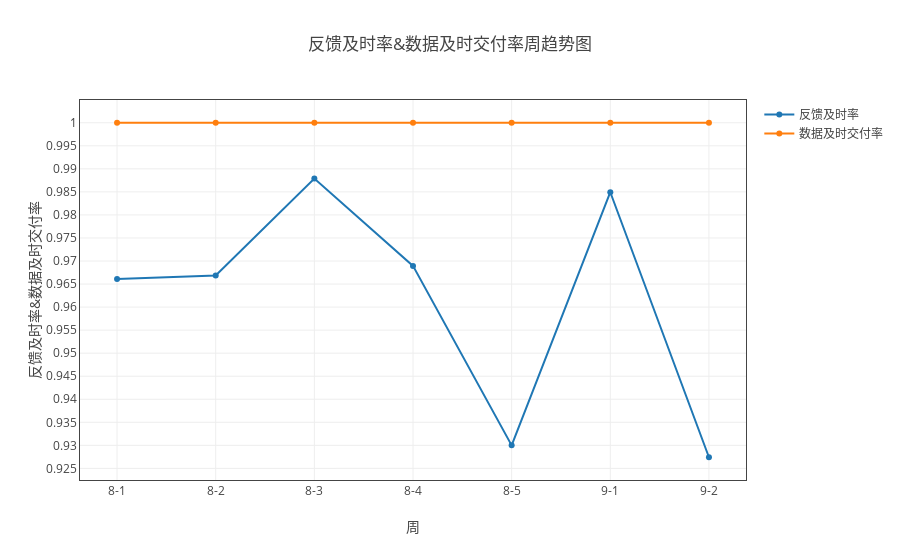
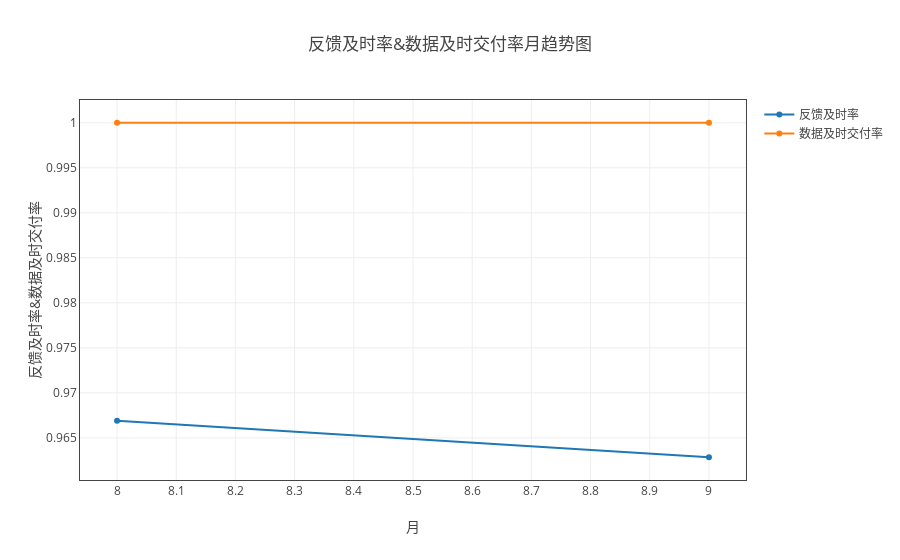

Here is the notebook cell these charts were saved with, in order:
### Markdown cell above
#### 反馈及时率和数据交付及时率

### Code cell
data_dict = {'反馈及时率':['及时反馈数','下机批次数'], '数据及时交付率':['数据及时交付数','数据交付总数']}
myModule.plot( all_dict, data_dict, '人员' ,  'line' , all='all')

### Figure 1 — Plotly figure (JSON) as saved in the notebook; plotly's stock layout.template omitted (floating-point values rounded to 4 significant figures)
{"data": [{"name": "反馈及时率", "type": "scatter", "uid": "cf450d1e-bbe2-11e8-adcf-a81e84e6c740", "x": ["8-1", "8-2", "8-3", "8-4", "8-5", "9-1", "9-2"], "y": [0.9661, 0.9669, 0.9879, 0.9689, 0.93, 0.9849, 0.9274]}, {"name": "数据及时交付率", "type": "scatter", "uid": "cf45126e-bbe2-11e8-adcf-a81e84e6c740", "x": ["8-1", "8-2", "8-3", "8-4", "8-5", "9-1", "9-2"], "y": [1, 1, 1, 1, 1, 1, 1]}], "layout": {"title": "反馈及时率&数据及时交付率周趋势图", "xaxis": {"mirror": "all", "nticks": 20, "showgrid": true, "showline": true, "title": "周", "zeroline": true}, "yaxis": {"mirror": "all", "nticks": 20, "showgrid": true, "showline": true, "title": "反馈及时率&数据及时交付率", "zeroline": true}}}

### Figure 2 — Plotly figure (JSON) as saved in the notebook; plotly's stock layout.template omitted (floating-point values rounded to 4 significant figures)
{"data": [{"name": "反馈及时率", "type": "scatter", "uid": "cf56372e-bbe2-11e8-adcf-a81e84e6c740", "x": ["8", "9"], "y": [0.9669, 0.9628]}, {"name": "数据及时交付率", "type": "scatter", "uid": "cf563a9e-bbe2-11e8-adcf-a81e84e6c740", "x": ["8", "9"], "y": [1, 1]}], "layout": {"title": "反馈及时率&数据及时交付率月趋势图", "xaxis": {"mirror": "all", "nticks": 20, "showgrid": true, "showline": true, "title": "月", "zeroline": true}, "yaxis": {"mirror": "all", "nticks": 20, "showgrid": true, "showline": true, "title": "反馈及时率&数据及时交付率", "zeroline": true}}}
